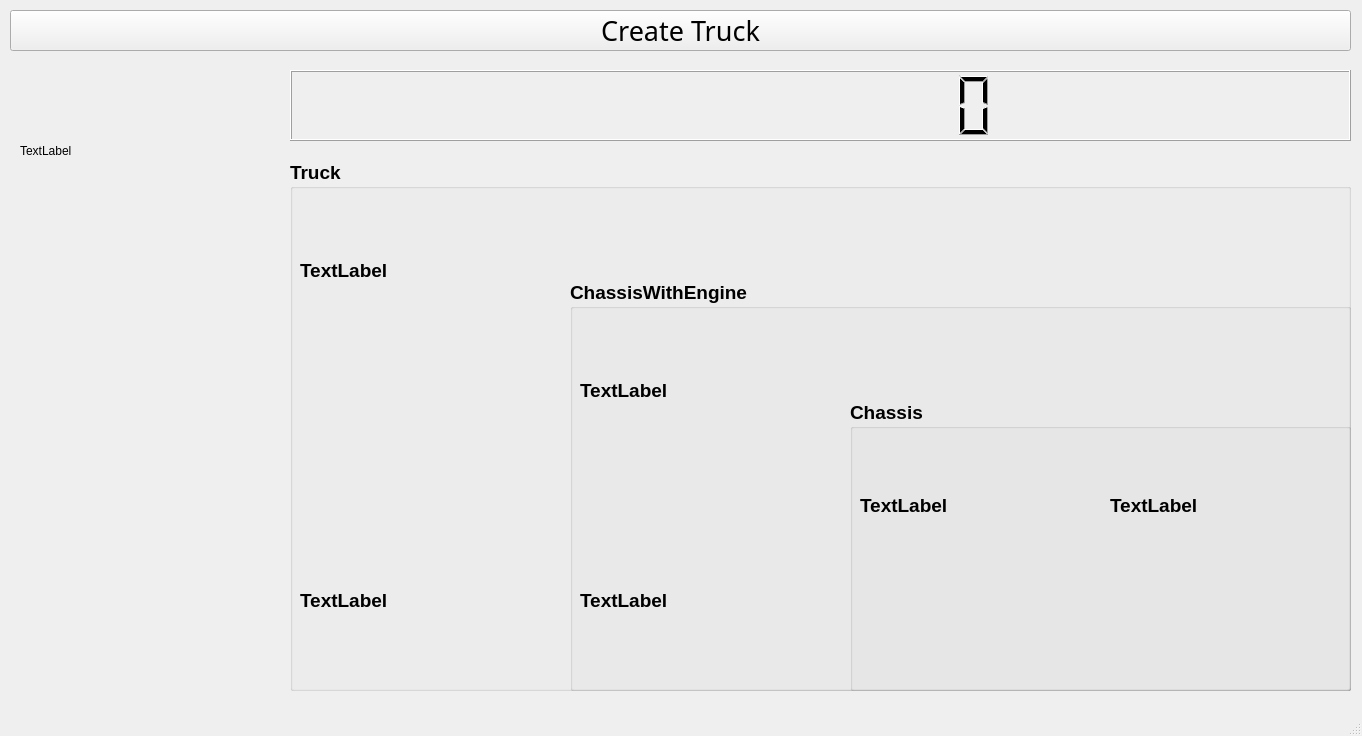
<?xml version="1.0" encoding="UTF-8"?>
<ui version="4.0">
 <class>MainWindow</class>
 <widget class="QMainWindow" name="MainWindow">
  <property name="geometry">
   <rect>
    <x>0</x>
    <y>0</y>
    <width>1362</width>
    <height>736</height>
   </rect>
  </property>
  <property name="windowTitle">
   <string>Truck</string>
  </property>
  <widget class="QWidget" name="centralwidget">
   <widget class="QPushButton" name="createTruckPushButoon">
    <property name="geometry">
     <rect>
      <x>10</x>
      <y>10</y>
      <width>1341</width>
      <height>41</height>
     </rect>
    </property>
    <property name="font">
     <font>
      <family>Cooper Black</family>
      <pointsize>20</pointsize>
     </font>
    </property>
    <property name="text">
     <string>Create Truck</string>
    </property>
   </widget>
   <widget class="QGroupBox" name="truck_groupBox_2">
    <property name="geometry">
     <rect>
      <x>290</x>
      <y>160</y>
      <width>1061</width>
      <height>531</height>
     </rect>
    </property>
    <property name="font">
     <font>
      <pointsize>14</pointsize>
      <bold>true</bold>
     </font>
    </property>
    <property name="title">
     <string>Truck</string>
    </property>
    <widget class="QLabel" name="chassisWithEngine_label">
     <property name="geometry">
      <rect>
       <x>10</x>
       <y>30</y>
       <width>251</width>
       <height>161</height>
      </rect>
     </property>
     <property name="text">
      <string>TextLabel</string>
     </property>
     <property name="scaledContents">
      <bool>true</bool>
     </property>
    </widget>
    <widget class="QGroupBox" name="chassisWithEngine_groupBox">
     <property name="geometry">
      <rect>
       <x>280</x>
       <y>120</y>
       <width>781</width>
       <height>411</height>
      </rect>
     </property>
     <property name="font">
      <font>
       <pointsize>14</pointsize>
       <bold>true</bold>
      </font>
     </property>
     <property name="title">
      <string>ChassisWithEngine</string>
     </property>
     <widget class="QLabel" name="chassis_label">
      <property name="geometry">
       <rect>
        <x>10</x>
        <y>30</y>
        <width>251</width>
        <height>161</height>
       </rect>
      </property>
      <property name="text">
       <string>TextLabel</string>
      </property>
      <property name="scaledContents">
       <bool>true</bool>
      </property>
     </widget>
     <widget class="QGroupBox" name="chassis_groupBox">
      <property name="geometry">
       <rect>
        <x>280</x>
        <y>120</y>
        <width>501</width>
        <height>291</height>
       </rect>
      </property>
      <property name="font">
       <font>
        <pointsize>14</pointsize>
        <bold>true</bold>
       </font>
      </property>
      <property name="title">
       <string>Chassis</string>
      </property>
      <widget class="QLabel" name="frameChassis_label">
       <property name="geometry">
        <rect>
         <x>10</x>
         <y>30</y>
         <width>231</width>
         <height>151</height>
        </rect>
       </property>
       <property name="text">
        <string>TextLabel</string>
       </property>
       <property name="scaledContents">
        <bool>true</bool>
       </property>
      </widget>
      <widget class="QLabel" name="tires_label">
       <property name="geometry">
        <rect>
         <x>260</x>
         <y>30</y>
         <width>231</width>
         <height>151</height>
        </rect>
       </property>
       <property name="text">
        <string>TextLabel</string>
       </property>
       <property name="scaledContents">
        <bool>true</bool>
       </property>
      </widget>
     </widget>
     <widget class="QLabel" name="engine_label">
      <property name="geometry">
       <rect>
        <x>10</x>
        <y>240</y>
        <width>251</width>
        <height>161</height>
       </rect>
      </property>
      <property name="text">
       <string>TextLabel</string>
      </property>
      <property name="scaledContents">
       <bool>true</bool>
      </property>
     </widget>
    </widget>
    <widget class="QLabel" name="cabin_label">
     <property name="geometry">
      <rect>
       <x>10</x>
       <y>360</y>
       <width>251</width>
       <height>161</height>
      </rect>
     </property>
     <property name="text">
      <string>TextLabel</string>
     </property>
     <property name="scaledContents">
      <bool>true</bool>
     </property>
    </widget>
   </widget>
   <widget class="QLabel" name="truck_label">
    <property name="geometry">
     <rect>
      <x>20</x>
      <y>70</y>
      <width>251</width>
      <height>161</height>
     </rect>
    </property>
    <property name="text">
     <string>TextLabel</string>
    </property>
    <property name="scaledContents">
     <bool>true</bool>
    </property>
   </widget>
   <widget class="QLCDNumber" name="lcdNumber">
    <property name="geometry">
     <rect>
      <x>290</x>
      <y>70</y>
      <width>1061</width>
      <height>71</height>
     </rect>
    </property>
    <property name="digitCount">
     <number>10</number>
    </property>
   </widget>
  </widget>
  <widget class="QMenuBar" name="menubar">
   <property name="geometry">
    <rect>
     <x>0</x>
     <y>0</y>
     <width>1362</width>
     <height>21</height>
    </rect>
   </property>
  </widget>
  <widget class="QStatusBar" name="statusbar"/>
 </widget>
 <resources/>
 <connections/>
</ui>
